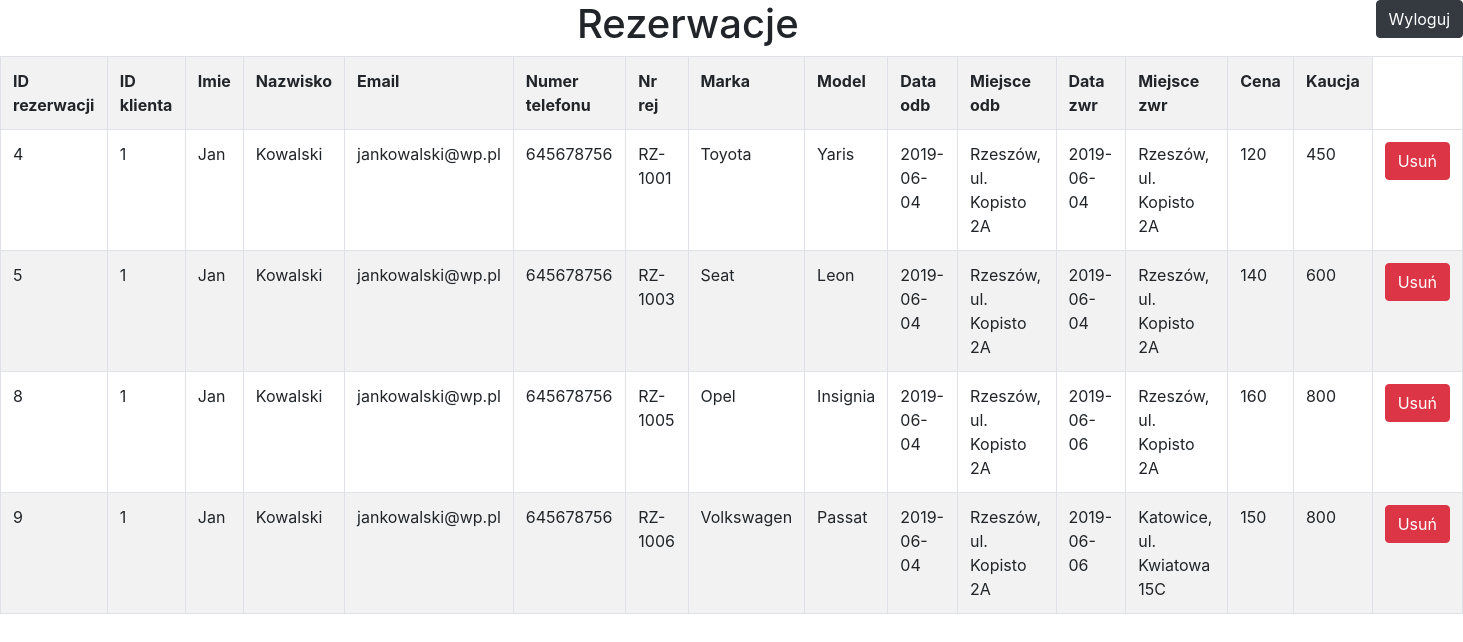
Page /rezerwacje.php (signed in) on the committed database.
### tables this page shows
CREATE TABLE `rezerwacje` (
  `id_rezerwacja` int(10) NOT NULL,
  `id_klient` int(10) NOT NULL,
  `id_samochod` int(10) NOT NULL,
  `id_miejsce_odb` int(10) NOT NULL,
  `id_miejsce_zwr` int(10) NOT NULL,
  `data_odb` date NOT NULL,
  `data_zwr` date NOT NULL
);

CREATE TABLE `klienci` (
  `id_klient` int(10) NOT NULL,
  `imie` varchar(40) NOT NULL,
  `nazwisko` varchar(40) NOT NULL,
  `nr_tel` int(9) UNSIGNED NOT NULL,
  `email` varchar(50) NOT NULL,
  `haslo` varchar(30) NOT NULL,
  `nr_karty` bigint(16) UNSIGNED NOT NULL,
  `data_waz` varchar(5) NOT NULL,
  `cvv` int(3) UNSIGNED NOT NULL
);

CREATE TABLE `samochody` (
  `id_samochod` int(10) NOT NULL,
  `marka` varchar(30) NOT NULL,
  `model` varchar(30) NOT NULL,
  `data_prod` date NOT NULL,
  `kolor` varchar(20) NOT NULL,
  `poj_silnika` varchar(10) NOT NULL,
  `przebieg` int(7) UNSIGNED NOT NULL,
  `nr_rej` varchar(7) NOT NULL,
  `miejsca` varchar(30) NOT NULL,
  `pakownosc` varchar(30) NOT NULL,
  `drzwi` varchar(30) NOT NULL,
  `skrzynia` varchar(30) NOT NULL,
  `klima` varchar(30) NOT NULL,
  `paliwo` varchar(30) NOT NULL,
  `cena` int(4) UNSIGNED NOT NULL,
  `kaucja` int(4) UNSIGNED NOT NULL,
  `zdjecie` varchar(20) NOT NULL
);

### rezerwacje.php (the view, shortened to what this page needs)
    <!DOCTYPE html>
    <html lang="pl" xmlns="http://www.w3.org/1999/html">
    <head>
        <link rel="stylesheet" href="css/bootstrap.min.css">
        <link href="css/lightbox.css" rel="stylesheet">
    </head>
<body>
    <a href="logout.php" class="btn btn-dark float-right" role="button">Wyloguj</a>
    <h1 class="text-center">Rezerwacje</h1>
<?php
$servername = "localhost";
$username = "root";
$password = "";
$dbname = "wypozyczalnia";
$conn = new mysqli($servername, $username, $password, $dbname);
$conn->query("SET NAMES 'utf8'");
$sql = "SELECT r.id_rezerwacja, k.id_klient, k.imie, k.nazwisko, k.email, k.nr_tel,
s.marka, s.model, s.nr_rej, s.cena, s.kaucja,
r.data_odb, r.data_zwr, r.id_miejsce_odb, r.id_miejsce_zwr
FROM samochody s, rezerwacje r, klienci k
WHERE k.id_klient = r.id_klient AND
s.id_samochod = r.id_samochod";
$result = $conn->query($sql);
if ($result->num_rows > 0) {
    $result = mysqli_fetch_all($result, MYSQLI_ASSOC);
    ?>
    <table class="table table-striped table-bordered">
        <tr>
            <th>ID rezerwacji</th>
            <th>ID klienta</th>
            <th>Imie</th>
            <th>Nazwisko</th>
            <th>Email</th>
            <th>Numer telefonu</th>
            <th>Nr rej</th>
            <th>Marka</th>
            <th>Model</th>
            <th>Data odb</th>
            <th>Miejsce odb</th>
            <th>Data zwr</th>
            <th>Miejsce zwr</th>
            <th>Cena</th>
            <th>Kaucja</th>
        </tr>
        <?php
        foreach ($result as $a) {
            $sql = "SELECT miasto, ulica, numer FROM miejsce WHERE id_miejsce = '" . $a['id_miejsce_odb'] . "'";
            $result1 = $conn->query($sql);
            $result1 = mysqli_fetch_all($result1, MYSQLI_ASSOC);
            foreach ($result1 as $b) {
                $a['id_miejsce_odb'] = $b['miasto'] . ', ul. ' . $b['ulica'] . ' ' . $b['numer'];
            }
            $sql = "SELECT miasto, ulica, numer FROM miejsce WHERE id_miejsce = '" . $a['id_miejsce_zwr'] . "'";
            $result2 = $conn->query($sql);
            $result2 = mysqli_fetch_all($result2, MYSQLI_ASSOC);
            foreach ($result2 as $c) {
                $a['id_miejsce_zwr'] = $c['miasto'] . ', ul. ' . $c['ulica'] . ' ' . $c['numer'];
            }
            ?>
            <tr>
                <td><?php echo $a['id_rezerwacja']; ?></td>
                <td><?php echo $a['id_klient']; ?></td>
                <td><?php echo $a['imie']; ?></td>
                <td><?php echo $a['nazwisko']; ?></td>
                <td><?php echo $a['email']; ?></td>
                <td><?php echo $a['nr_tel']; ?></td>
                <td><?php echo $a['nr_rej']; ?></td>
                <td><?php echo $a['marka']; ?></td>
                <td><?php echo $a['model']; ?></td>
                <td><?php echo $a['data_odb']; ?></td>
                <td><?php echo $a['id_miejsce_odb']; ?></td>
                <td><?php echo $a['data_zwr']; ?></td>
                <td><?php echo $a['id_miejsce_zwr']; ?></td>
                <td><?php echo $a['cena']; ?></td>
                <td><?php echo $a['kaucja']; ?></td>
                <form method="post" action="usun.php">
                    <td>
                        <button name="usun" class="btn btn-danger btn-xs">Usuń</button>
                    </td>
                </form>
            </tr>
            <?php
        }
        ?>
    </table>
    </body>
    </html>
    <?php
} else {
    echo "Coś poszło nie tak";
}
?>

### rows in the picture
rezerwacje: id_rezerwacja "4", id_klient.id_klient "1", id_klient.imie "Jan", id_klient.nazwisko "Kowalski", id_klient.email "jankowalski@wp.pl", id_klient.nr_tel "645678756", id_samochod.nr_rej "RZ-1001", id_samochod.marka "Toyota", id_samochod.model "Yaris", data_odb "2019-06-04", id_miejsce_odb "Rzeszów, ul. Kopisto 2A", data_zwr "2019-06-04", id_miejsce_zwr "Rzeszów, ul. Kopisto 2A", id_samochod.cena "120", id_samochod.kaucja "450"
rezerwacje: id_rezerwacja "5", id_klient.id_klient "1", id_klient.imie "Jan", id_klient.nazwisko "Kowalski", id_klient.email "jankowalski@wp.pl", id_klient.nr_tel "645678756", id_samochod.nr_rej "RZ-1003", id_samochod.marka "Seat", id_samochod.model "Leon", data_odb "2019-06-04", id_miejsce_odb "Rzeszów, ul. Kopisto 2A", data_zwr "2019-06-04", id_miejsce_zwr "Rzeszów, ul. Kopisto 2A", id_samochod.cena "140", id_samochod.kaucja "600"
rezerwacje: id_rezerwacja "8", id_klient.id_klient "1", id_klient.imie "Jan", id_klient.nazwisko "Kowalski", id_klient.email "jankowalski@wp.pl", id_klient.nr_tel "645678756", id_samochod.nr_rej "RZ-1005", id_samochod.marka "Opel", id_samochod.model "Insignia", data_odb "2019-06-04", id_miejsce_odb "Rzeszów, ul. Kopisto 2A", data_zwr "2019-06-06", id_miejsce_zwr "Rzeszów, ul. Kopisto 2A", id_samochod.cena "160", id_samochod.kaucja "800"
rezerwacje: id_rezerwacja "9", id_klient.id_klient "1", id_klient.imie "Jan", id_klient.nazwisko "Kowalski", id_klient.email "jankowalski@wp.pl", id_klient.nr_tel "645678756", id_samochod.nr_rej "RZ-1006", id_samochod.marka "Volkswagen", id_samochod.model "Passat", data_odb "2019-06-04", id_miejsce_odb "Rzeszów, ul. Kopisto 2A", data_zwr "2019-06-06", id_miejsce_zwr "Katowice, ul. Kwiatowa 15C", id_samochod.cena "150", id_samochod.kaucja "800"
